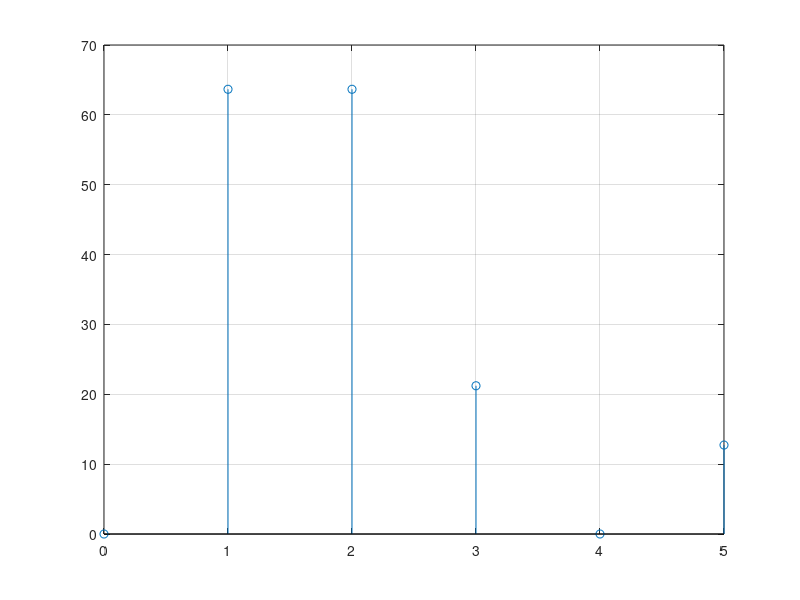
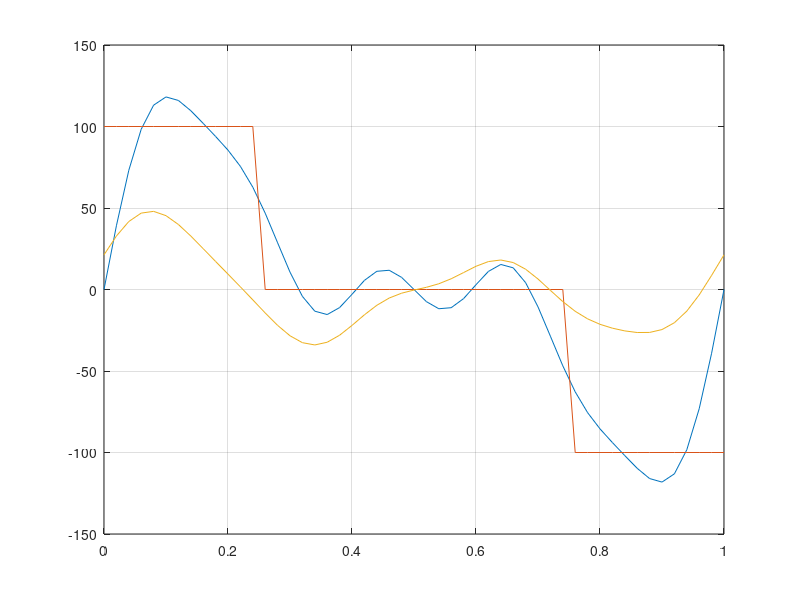

Here is the MATLAB script that generated these plots, in order:
% Часть 1.
% Расчёт величин B(k), C(k) и Um(k) и начальной фазы Pci(k) (k=1 - kmax) табл. 5.3
clear
echo off
kmax=input('kmax - максимальное число используемых гармоник; задайте kmax=');
Umm=100; T=0.01;
k=1:kmax;
Bk=(Umm./(pi.*k)).*(2.*sin(pi.*k./4).^2-cos(3.*pi.*k./2)+cos(2.*pi.*k)) % Здесь забить свои хтонические формулы
Ck=(Umm./(pi.*k)).*(sin(pi.*k./2)+sin(3.*pi.*k./2)-sin(2.*pi.*k)) % Сделать тоже самое, при этом постаратся не вызвать Ктулху
Umk=sqrt(Bk.^2+Ck.^2)
    Pcik=atan2(Ck,Bk);
Pcikgr=atan2d(Ck,Bk)
% Построение графика дискретного спектра амплитуд входного напряжения
figure(1)
U0=0; % Вместо 0 подставь своё значение
Uspectr=[1:kmax+1];
Uspectr(1)=U0;
q=2:kmax+1;
Uspectr(q)=Umk(q-1);
kk=0:kmax;
stem(kk,Uspectr),grid;

pause
% Сравнение кривых заданного и приближенных наапряжений
figure(3)
omg1=2*pi/T;
nt=1;
for t=0:T/(10*kmax):T;
tt(nt)=t;
    % 1. Построение столбца точных значений u(nt)
u(nt)=0;
if t<=T/4; % Немного подумай и запиши свою кусочную функцию или что там у тебя
    u(nt)=Umm;
elseif t<=3*T/4
        u(nt)=0;
else
    u(nt)=-Umm;
end
   % 2. Построение столбца приближённых значений uu(nt)
   a=0;
   for v=1:kmax;
   a=a+Umk(v)*sin(v*omg1*t+Pcik(v));
   end
uu(nt)=a+U0;
nt=nt+1;
end
plot(tt,[uu',u']),grid
pause

%Часть 2
j=sqrt(-1);
Z1=5-j.*45./k; Z2=30; Z3=j.*(30.*k-60./k);
Z23=(Z2.*Z3)./(Z2+Z3); Z=Z1+Z23;
Io=0;
Imk=Umk./abs(Z);
Phik=angle(Z);
pciIk=Pcik-Phik;
%Кривые
nt=1;
for t=0:T/(10*kmax):T;
    b=0;
    for v=1:kmax;
        b=b+Imk(v)*sin(v*omg1*t+pciIk(v));
    end
TOK(nt)=b+Io;
nt=nt+1;
end
plot(tt/T,[uu',u',10*TOK']),grid
pause
